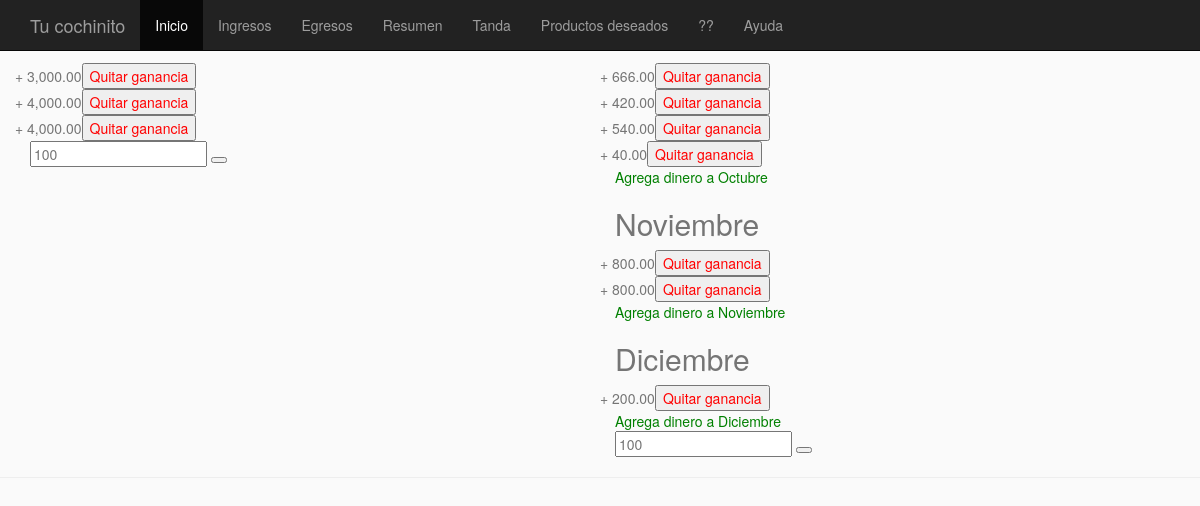
The page /ingress.php on the database its author committed.
### tables this page shows
CREATE TABLE Transaction 
(
id_trans int NOT NULL AUTO_INCREMENT ,
id_user int NOT NULL ,
type int NOT NULL ,
amount int NOT NULL ,
monthly int NOT NULL ,
created date NOT NULL ,
is_active int NOT NULL DEFAULT 1,
PRIMARY KEY (id_trans)
);

### ingress.php (the view, shortened to what this page needs)
    <?php include('./includes/conn.php');
    include ("head.php");
    $mysqli = con_start();
    $countM = 0;
    $id = 1;
    $smtp = $mysqli->prepare("SELECT t.amount, t.monthly,
      EXTRACT(MONTH FROM t.created), t.created, t.id_trans
      FROM Transaction t
      WHERE t.id_user = ? AND t.is_active = 1");
    $smtp->bind_param("i", $id);
    $smtp->execute();
    $smtp->store_result();
    $smtp->bind_result($amount, $monthly, $month, $date, $idt);
    while ($smtp->fetch()) {
      if($monthly == 1){
         $retM[$countM][0] =  $amount;
         $retM[$countM][1] =  $idt;
         $countM++;
      } elseif($monthly == 0){
         $retI[$month][] =  array($amount, $idt);
      }
    }
    function getMonth ($i){
        switch ($i) {
            case 10:
                return "Octubre";
            case 11:
                return "Noviembre";
            case 12:
                return "Diciembre";
        }
    }
  ?>
<div class="container">
    <div class="row">
      <div class="col-md-6 mdl-card mdl-shadow--2dp">
          <div class="mdl-card__title mdl-card--expand">
            <h2 class="mdl-card__title-text">Ganancia de cada mes</h2>
          </div>
          <div class="mdl-card__supporting-text monthly_ingress">
      <?php
        for($i = 0; $i < count($retM); $i++){
          echo "<div class='row'>+ ".money_format('%(#5n',$retM[$i][0]).
            "<button class='remove' data-id='".$retM[$i][1]."' value='remove' style='color:red;'>Quitar ganancia</button>".
            "</div>";
        }
      ?>
          </div>
          <div class="mdl-card__actions mdl-card--border">
            <input class="monthlyInput" type="text" name="money" placeholder="100" style="color:black;">
            <button value="Agrega dinero mensual" style="color:green;"
              class="insertMonthly mdl-button mdl-js-button mdl-js-ripple-effect"
              data-idu='1'>
        </div>
      </div>
      <div class="col-md-6">
      <?php
        for($i = 0; $i < 13; $i++){
          if(count($retI[$i]) > 0){
            echo
            "<div class='mdl-card mdl-shadow--2dp'>".
              "<div class='mdl-card__title mdl-card--expand'>".
              "<h2 class='mdl-card__title-text'>".getMonth($i).
              "</h2>".
              "</div>".
              "<div class='mdl-card__supporting-text'>";
                for($j = 0; $j < count($retI[$i]); $j++){
                  echo
                    "<div class='row'>+ ".money_format('%(#5n',$retI[$i][$j][0]).
                      "<button class='remove' data-id='".$retI[$i][$j][1]."' value='remove' style='color:red;'>Quitar ganancia</button>".
                      "</div>";
                }
            echo
              "</div>".
              "<div class='mdl-card__actions mdl-card--border'>".
                "<a class='mdl-button mdl-js-button mdl-js-ripple-effect' style='color:green;'>".
                  "Agrega dinero a ".getMonth($i).
                "</a>".
              "</div>".
            "</div>";
          }
        }
      ?>
        <input class="monthly_input" type="text" name="money" placeholder="100" style="color:black;">
        <button value="Agrega dinero mensual" style="color:green;"
          class="insertMonthly mdl-button mdl-js-button mdl-js-ripple-effect"
          data-idu='1'>
      </div>
    </div>
</div>
<?php  include("foot.php") ?>

### head.php (shortened to what this page needs)
<?php
    echo "<!DOCTYPE html>";
    echo "<html lang='en'>";
    echo "<head>";
    echo "<link rel='stylesheet' href='https://maxcdn.bootstrapcdn.com/bootstrap/3.3.5/css/bootstrap.min.css'>";
    echo "<link href='css/cover.css' rel='stylesheet'>";
    echo "</head>";
?>
<body>
<nav class="navbar navbar-inverse navbar-fixed-top">
    <div class="container">
        <div class="navbar-header">
            <a class="navbar-brand" href="#">Tu cochinito</a>
        </div>
        <div id="navbar" class="collapse navbar-collapse">
            <ul class="nav navbar-nav">
                <li class="active"><a href="home.php">Inicio</a></li>
                <li><a href="ingress.php">Ingresos</a></li>
                <li><a href="">Egresos</a></li>
                <li><a href="#">Resumen</a></li>
                <li><a href="tandasView.php">Tanda</a></li>
                <li><a href="productoView.php">Productos deseados</a></li>
                <li><a href="#">??</a></li>
                <li><a href="#">Ayuda</a></li>
            </ul>
        </div>
    </div>
</nav>

### foot.php (shortened to what this page needs)
<hr>
</body>
</html>

### css/cover.css (style rules this page uses)
a, a:focus, a:hover { color: #757575; }
h1, h2, h3, h4, label { color:#757575; }
html, body { height: 100%; background-color: #FAFAFA; }
body { color: #757575; text-shadow: none); }

### rows shown on the page
transaction: id_trans "666.00", id_trans "420.00", id_trans "540.00", id_trans "40.00", id_trans "Octubre"

### other values the page prints
money_format('%(#5n',$retM[$i][0]) "3,000.00"
money_format('%(#5n',$retM[$i][0]) "4,000.00"
getMonth($i) "Noviembre"
money_format('%(#5n',$retI[$i][$j][0]) "800.00"
getMonth($i) "Diciembre"
money_format('%(#5n',$retI[$i][$j][0]) "200.00"
